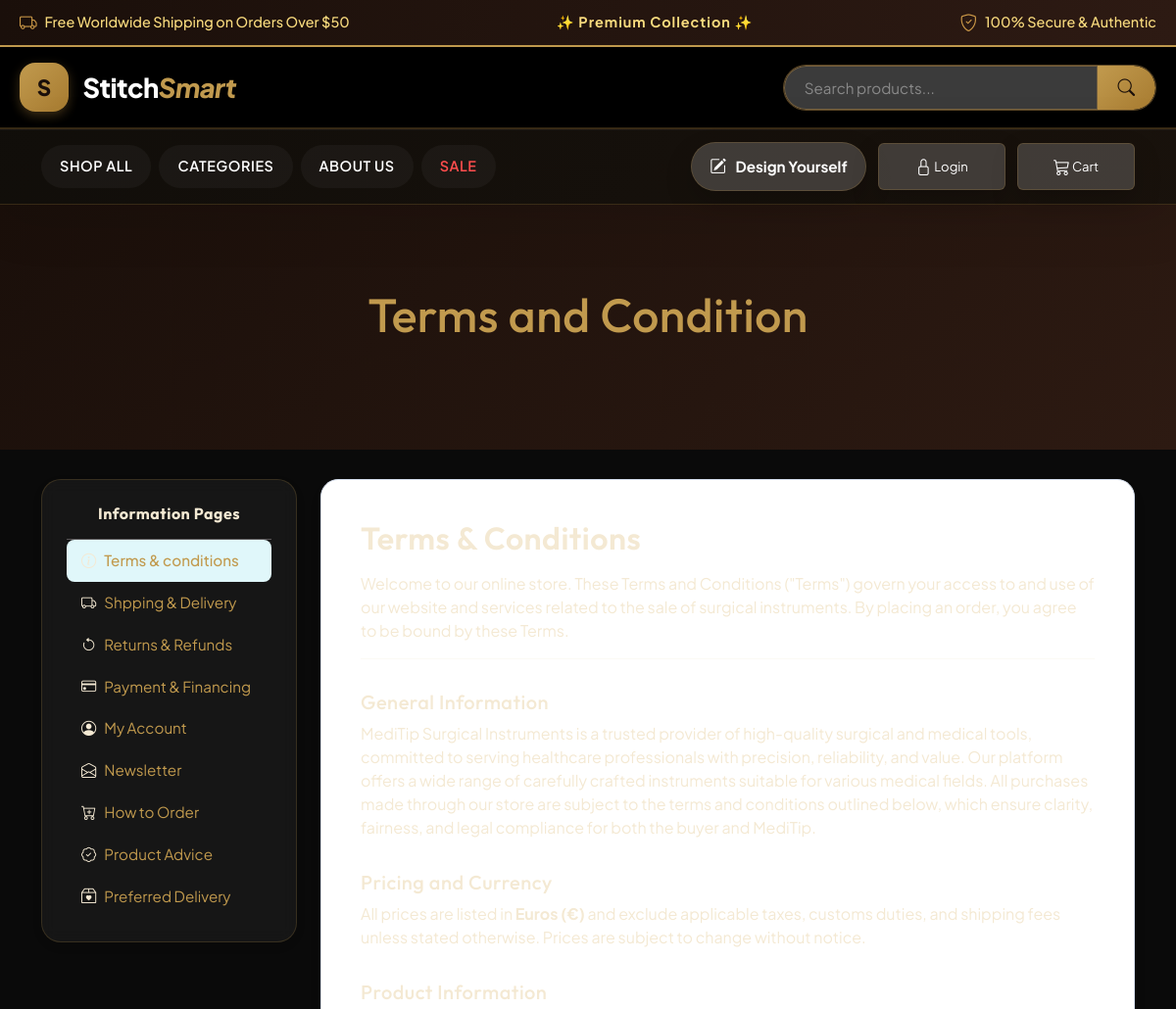
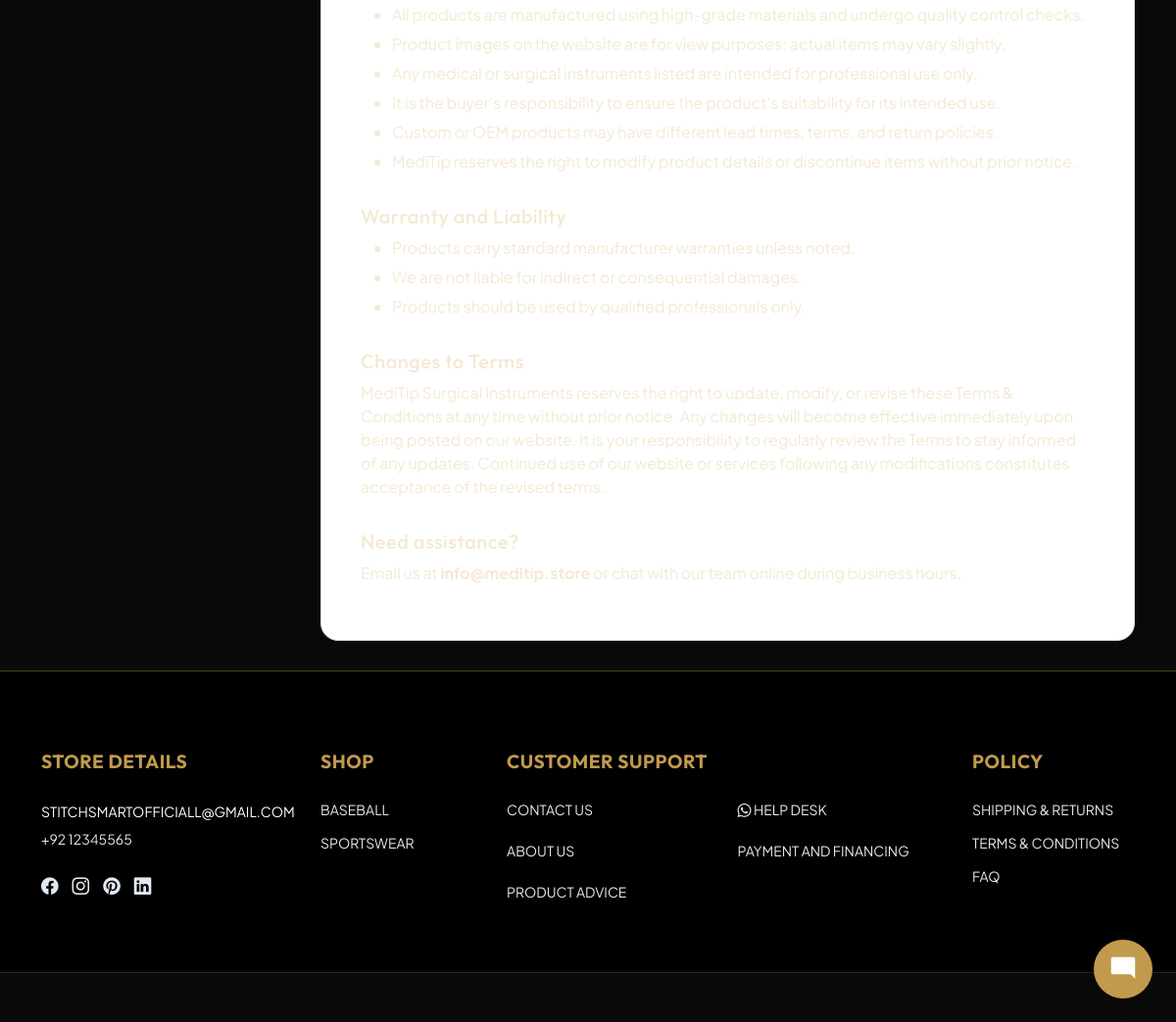
/index.php?page=terms-and-condition, run on the app's committed database (2 pictures, top to bottom).
### tables this page shows
CREATE TABLE `pages` (
  `id` bigint(20) UNSIGNED NOT NULL,
  `title` varchar(255) NOT NULL,
  `slug` varchar(255) NOT NULL,
  `content` text DEFAULT NULL,
  `meta_title` varchar(255) DEFAULT NULL,
  `meta_description` text DEFAULT NULL,
  `meta_keywords` varchar(255) DEFAULT NULL,
  `parent_id` int(11) DEFAULT NULL,
  `is_published` tinyint(1) DEFAULT 0,
  `publish_date` timestamp NULL DEFAULT NULL,
  `created_at` timestamp NULL DEFAULT current_timestamp(),
  `updated_at` timestamp NULL DEFAULT current_timestamp()
);

CREATE TABLE `web_settings` (
  `id` int(1) NOT NULL,
  `web_name` varchar(250) NOT NULL,
  `web_mail` varchar(150) NOT NULL,
  `web_contact` varchar(100) NOT NULL,
  `facebook` varchar(200) NOT NULL,
  `instagram` varchar(200) NOT NULL,
  `pinterest` varchar(200) NOT NULL,
  `linkdin` varchar(200) NOT NULL,
  `meta_title` text DEFAULT NULL,
  `meta_description` text NOT NULL,
  `meta_keywords` text NOT NULL
);

CREATE TABLE `category` (
  `c_id` int(11) NOT NULL,
  `c_name` varchar(150) NOT NULL,
  `slug` varchar(255) NOT NULL,
  `c_description` varchar(2000) NOT NULL,
  `c_image` varchar(500) DEFAULT NULL,
  `c_img2` varchar(500) NOT NULL,
  `meta_title` varchar(150) DEFAULT NULL,
  `meta_description` varchar(160) DEFAULT NULL,
  `meta_keywords` varchar(250) DEFAULT NULL,
  `parent_id` int(11) DEFAULT NULL
);

### app/controllers/Admin/PageController.php (called while the page is built, shortened)
<?php
require_once BASE_PATH.'/app/models/pages.php';
require_once BASE_PATH.'/config/database.php';
require_once BASE_PATH.'/app/models/settings.php';
require_once BASE_PATH.'/app/models/ad_category.php';
class PageController {
    private $pageModel;
    private $categoryModel;
   public function __construct(){
    $database = new Database();
    $db = $database->connect();
    $this->pageModel = new Page($db);
        $this->categoryModel = new Category($db);
}
public function show($slug){
    $page = $this->pageModel->getPageBySlug($slug);
    $settingsModel = new Settings();
        $webSettings = $settingsModel->getWebSettings();
        $webmail = $webSettings['web_mail'] ?? '';
        $webcontact = $webSettings['web_contact'] ?? '';
        $facebook = $webSettings['facebook'] ?? '';
        $instagram = $webSettings['instagram'] ?? '';
        $pinterest = $webSettings['pinterest'] ?? '';
        $linkdin = $webSettings['linkdin'] ?? '';
        $global_theme = $webSettings['theme'] ?? 'theme-luxury';
        $categories = $this->categoryModel->getMainCategories();
    $pages = $this->pageModel->getAllPages();
    require BASE_PATH.'/app/views/page.php';
}
}

### config/config.php (called while the page is built, shortened)
<?php
if (!function_exists('env')) {
    function env(string $key, mixed $default = null): mixed
    {
        $val = $_ENV[$key] ?? getenv($key);
        return ($val !== false && $val !== null && $val !== '') ? $val : $default;
    }
}

### app/models/settings.php (called while the page is built, shortened)
<?php
require_once __DIR__ . '/../../config/database.php';
class Settings {
    private $conn;
    public function __construct() {
        $database = new Database();
        $this->conn = $database->connect();
    }
    public function getWebSettings($id = 1) {
        $stmt = $this->conn->prepare("SELECT * FROM web_settings WHERE id = ?");
        $stmt->bind_param("i", $id);
        $stmt->execute();
        $result = $stmt->get_result();
        $settings = $result->fetch_assoc();
        return $settings;
    }
}

### config/database.php (called while the page is built, shortened)
<?php
class Database
{
    private string $host;
    private string $username;
    private string $password;
    private string $dbname;
    private int    $port;
    public function __construct()
    {
        $this->host     = env('DB_HOST', 'localhost');
        $this->port     = (int) env('DB_PORT', 3306);
        $this->username = env('DB_USER', 'root');
        $this->password = env('DB_PASS', '');
        $this->dbname   = env('DB_NAME', 'StitchSmart');
    }
    public function connect(): mysqli
    {
        $this->conn = new mysqli(
            $this->host,
            $this->username,
            $this->password,
            $this->dbname,
            $this->port
        );
        $this->conn->set_charset('utf8mb4');
        return $this->conn;
    }
}

### app/models/pages.php (called while the page is built, shortened)
<?php
require_once __DIR__ . '/../../config/database.php';
class Page {
    private $conn;
    public function __construct($db){
        $this->conn = $db;
    }
    public function getAllPages(){
        $sql = "SELECT * FROM pages ORDER BY id ASC";
        $result = $this->conn->query($sql);
        $pages = [];
        if($result){
            while($row = $result->fetch_assoc()){
                $pages[] = $row;
            }
        }
        return $pages;
    }
public function getPageBySlug($slug){
    $stmt = $this->conn->prepare("SELECT * FROM pages WHERE slug=? AND is_published=1");
    $stmt->bind_param("s", $slug);
    $stmt->execute();
    $result = $stmt->get_result();
    return $result->fetch_assoc();
}
}
?>

### app/models/ad_category.php (called while the page is built, shortened)
<?php
require_once __DIR__ . '/../../config/database.php';
class Category {
    private $conn;
    public function __construct($db){
        $this->conn = $db;
    }
    public function getMainCategories(){
        $sql = "SELECT * FROM category
                WHERE parent_id IS NULL OR parent_id = 0
                ORDER BY c_name ASC";
        $result = $this->conn->query($sql);
        $categories = [];
        while($row = $result->fetch_assoc()){
            $categories[] = $row;
        }
        return $categories;
    }
}
?>

### app/views/page.php (the view, shortened to what this page needs)
<!DOCTYPE html>
<html lang="en">
<head>
<link href="https://cdn.jsdelivr.net/npm/bootstrap@5.3.2/dist/css/bootstrap.min.css" rel="stylesheet">
<link href="https://cdn.jsdelivr.net/npm/bootstrap-icons@1.11.1/font/bootstrap-icons.css" rel="stylesheet">
<link href="https://cdnjs.cloudflare.com/ajax/libs/font-awesome/6.5.0/css/all.min.css" rel="stylesheet"/>
 <link rel="stylesheet" href="<?= BASE_URL ?>css/navbar.css">
 <link rel="stylesheet" href="<?= BASE_URL ?>css/colors.css">
  <link rel="stylesheet" href="<?= BASE_URL ?>css/footer.css">
   <link rel="stylesheet" href="<?= BASE_URL ?>css/cat-product.css">
   <link href="<?= BASE_URL ?>css/<?= $global_theme ?? 'theme-luxury' ?>-frontend.css" rel="stylesheet">
<?php
$blackTextPages = [
    'How to Order from StitchSmart',
    'Terms & Conditions',
    'Shipping & Delivery'
];
$blackTextPage = in_array($page['title'] ?? '', $blackTextPages, true) && ($global_theme ?? 'theme-luxury') === 'theme-luxury';
?>
</head>
<body>
 <?php include('header.php'); ?>
<div class="main">
 <div class="container-fluid headcon">
<h1 class="text-center mb-4"><?= htmlspecialchars($page['title']); ?></h1>
</div>
    <div class="page2<?= $blackTextPage ? ' page-black-text' : '' ?>">
        <?= $page['content'] ?>
    </div>
</div>
<?php include('footer.php'); ?>
</body>
</html>

### app/views/footer.php (shortened to what this page needs)
<?php
$webmail = trim($webmail ?? 'info@stitchsmart.com');
$webcontact = trim($webcontact ?? 'StitchSmart');
$facebook = trim($facebook ?? '');
$instagram = trim($instagram ?? '');
$pinterest = trim($pinterest ?? '');
$linkdin = trim($linkdin ?? '');
$footer_categories = isset($categories) && is_array($categories) ? $categories : [];
?>
<footer class="footer">
  <div class="site-footer">
    <div class="container">
      <div class="row">
        <div class="col-12 col-sm-6 col-md-3 footer-col">
          <h6>Store Details</h6>
          <p>
            <a href="mailto:<?= htmlspecialchars($webmail); ?>"><?= htmlspecialchars($webmail); ?></a><br/>
            <?= htmlspecialchars($webcontact); ?>
          </p>
          <div class="social-icons">
            <?php if (!empty($facebook)): ?>
              <a href="<?= htmlspecialchars($facebook); ?>" aria-label="Facebook"><i class="bi bi-facebook"></i></a>
            <?php endif; ?>
            <?php if (!empty($instagram)): ?>
              <a href="<?= htmlspecialchars($instagram); ?>" aria-label="Instagram"><i class="bi bi-instagram"></i></a>
            <?php endif; ?>
            <?php if (!empty($pinterest)): ?>
              <a href="<?= htmlspecialchars($pinterest); ?>" aria-label="Pinterest"><i class="bi bi-pinterest"></i></a>
            <?php endif; ?>
            <?php if (!empty($linkdin)): ?>
              <a href="<?= htmlspecialchars($linkdin); ?>" aria-label="LinkedIn"><i class="bi bi-linkedin"></i></a>
            <?php endif; ?>
          </div>
        </div>
        <div class="col-12 col-sm-6 col-md-2 footer-col">
          <h6>Shop</h6>
          <ul>
            <?php if (!empty($footer_categories)): ?>
              <?php foreach ($footer_categories as $cat): ?>
                <li><a href="<?= BASE_URL; ?>/index.php?page=products&category_id=<?= $cat['c_id']; ?>"><?= htmlspecialchars($cat['c_name']); ?></a></li>
              <?php endforeach; ?>
            <?php else: ?>
              <li><a href="<?= BASE_URL; ?>/index.php?page=products">Shop All</a></li>
            <?php endif; ?>
          </ul>
        </div>
        <div class="col-12 col-md-5 footer-col mt-3 mt-md-0">
          <h6>Customer Support</h6>
          <ul class="footer-double-col">
            <li><a href="<?= BASE_URL ?>/index.php?page=contact">Contact Us</a></li>
            <?php $whatsapp_phone = preg_replace('/[^0-9]/', '', $webcontact); ?>
            <li><a href="https://wa.me/<?= $whatsapp_phone ?>" target="_blank" class="text-success"><i class="bi bi-whatsapp"></i> Help desk</a></li>
            <?php
            require_once BASE_PATH.'/app/models/pages.php';
            $db = (new Database())->connect();
            $pModel = new Page($db);
            $footer_pages = $pModel->getAllPages();
            foreach($footer_pages as $fp):
                $skip_slugs = ['shipping-and-delivery', 'return-and-refunds', 'terms-and-condition', 'how-to-order', 'help-desk', 'ourstory'];
                if (in_array($fp['slug'], $skip_slugs)) {
                    continue;
                }
            ?>
                <li><a href="<?= BASE_URL ?>index.php?page=page&slug=<?= $fp['slug'] ?>"><?= htmlspecialchars($fp['title']) ?></a></li>
            <?php endforeach; ?>
          </ul>
        </div>
        <div class="col-12 col-sm-6 col-md-2 footer-col mt-3 mt-md-0">
          <h6>Policy</h6>
          <ul>
            <li><a href="<?= BASE_URL ?>index.php?page=shipping-and-delivery">Shipping &amp; Returns</a></li>
            <li><a href="<?= BASE_URL ?>index.php?page=terms-and-condition">Terms &amp; Conditions</a></li>
            <li><a href="<?= BASE_URL ?>index.php?page=how-to-order">FAQ</a></li>
          </ul>
        </div>
      </div>
    </div>
  </div>
  <div class="footer-bottom">
  </div>
</footer>
<?php if (empty($hide_chatbot)): ?>
<link rel="stylesheet" href="<?= BASE_URL ?>css/chatbot.css?v=<?= time() ?>">
<?php endif; ?>

### public/css/navbar.css (style rules this page uses)
body { font-family: 'Segoe UI', sans-serif; background-color: #d9ddd8; }

### public/css/colors.css (style rules this page uses)
:root { --black: #0a0a0a; --white: #ffffff; --cream: #f5f2ee; --accent: #405f46; --accent-light: #ede9fe; --gray: #888; --light-gray: #f7f7f7; --border: #e5e0d8; --price: #7c3aed; }

### public/css/footer.css (style rules this page uses)
.site-footer { background: #fff; padding: 60px 0 40px; border-top: 1px solid #eee; }
.footer-col h6 { font-weight: 700; font-size: 1rem; color: #111; margin-bottom: 20px; text-transform: uppercase; }
.footer-col p, .footer-col address { font-size: 0.875rem; color: #333; line-height: 2; font-style: normal; margin-bottom: 0; text-transform: uppercase; }
.footer-col ul { list-style: none; padding: 0; margin: 0; }
.footer-col ul li { margin-bottom: 10px; }
.footer-col ul li a { font-size: 0.875rem; color: #333; text-decoration: none; transition: color 0.2s; text-transform: uppercase; }
.social-icons { display: flex; gap: 14px; margin-top: 20px; }
.social-icons a { color: #111; font-size: 1.1rem; transition: color 0.2s; }
.footer-bottom { border-top: 1px solid #e5e5e5; padding: 32px 0 20px; background: #405f46; }
.footer-col ul.footer-double-col { display: grid; grid-template-columns: repeat(2, 1fr); gap: 8px 20px; padding-left: 0; list-style: none; margin: 0; }

### public/css/cat-product.css (style rules this page uses)
* { box-sizing: border-box; margin: 0; padding: 0; }
body { font-family: 'Sora', sans-serif; background: var(--white); color: var(--black); overflow-x: hidden; }
.sidebar { position: sticky; top: 90px; }

### public/css/theme-luxury-frontend.css (style rules this page uses)
:root { --bg-dark: #000000; --bg-card: #0a0a0a; --accent-bronze: #c19a4e; --accent-brown: #8b5a2b; --text-primary: #ffffff; --text-main: #ffffff; --editor-input-text: var(--text-main); --editor-input-placeholder: rgba(255,255,255,0.75); --border-color: rgba(193, 154, 78, 0.3); --bg-gradient: linear-gradient(135deg, #000000 0%, #111111 100%); --page-bg: #0a0a0a; --page-text: #f4e9d3; --page-heading: #f4e9d3; --page-link: #c19a4e; --page-muted: #d8c9a2; --page-card-bg: #0a0a0a; --page-border: rgba(193,154,78,0.2); --accent-gold: #f2c96d; --accent-gold-soft: rgba(242, 201, 109, 0.14); --card-bg-gold: rgba(193, 154, 78, 0.12); --mega-bg: #090705; --mega-panel-bg: #0f0d0b; --mega-panel-alt: rgba(255, 255, 255, 0.04); --mega-border: rgba(205, 154, 72, 0.25); --mega-text: #f4e9d3; --mega-muted: rgba(244, 233, 211, 0.72); --mega-accent: #f2c96d; --mega-shadow: 0 28px 100px rgba(0, 0, 0, 0.55); --chat-accent: #c19a4e; --chat-accent-hover: #a17f3d; --chat-header-bg: #0a0a0a; --chat-bg-light: #050505; --chat-text-main: #ffffff; }
body { background-color: #000000 !important; color: #ffffff !important; font-family: 'Plus Jakarta Sans', sans-serif; }
h1, h2, h3, h4, h5, h6 { font-family: 'Outfit', sans-serif !important; color: var(--accent-bronze) !important; letter-spacing: 0.5px; }
footer, .footer { background-color: #000000 !important; color: #ffffff !important; border-top: 1px solid var(--border-color); }
footer a, .footer a { color: #b0b0b0 !important; transition: color 0.3s ease; }
p, span, .fw-bold { color: #f9db7e !important; }
a { color: var(--accent-gold); }
footer, .site-footer, .footer-bottom, .help-banner { background-color: #000000 !important; }
.site-footer { padding: 80px 0 60px !important; border-top: 1px solid var(--accent-bronze) !important; background: #000000 !important; }
.footer-col h6 { color: var(--accent-bronze) !important; font-family: 'Outfit', sans-serif !important; font-size: 1.2rem !important; font-weight: 700 !important; margin-bottom: 25px !important; }
.footer-col p, .footer-col address, .footer-col ul li a, .social-icons a, .footer-bottom p { color: #e2e8f0 !important; }
.footer-bottom { background-color: #0a0a0a !important; border-top: 1px solid rgba(193, 154, 78, 0.2) !important; padding: 25px 0 !important; }
.sidebar, .sidebar-wrapper { background: rgba(255, 255, 255, 0.05) !important; backdrop-filter: blur(10px); border: 1px solid rgba(193, 154, 78, 0.2) !important; border-radius: 20px !important; padding: 25px !important; color: #fff !important; }
body, p, span, div, li, td, th, label, small { color: #e2e8f0; }
h1, h2, h3, h4, h5, h6 { color: var(--accent-bronze) !important; }
.text-muted, .text-secondary { color: #d4d4d4 !important; }
a:not(.btn), .nav-link, footer a { color: #ffffff !important; }

### public/css/chatbot.css (style rules this page uses)
:root { --chat-border: rgba(193, 154, 78, 0.15); --chat-bubble-user: var(--chat-accent); }

### data on the page
pages: title "Terms and Condition", content "Information Pages Terms & conditions Shpping & Delivery Returns & Refunds Payment & Financing My Account Newsletter How to Order Product Advice Preferred Delivery Terms & Conditions Welcome to our online store. These Terms and Conditions (\"Terms\") govern your access to and use of our website and services related to the sale of surgical instruments. By placing an order, you agree to be bound by these Terms. General Information MediTip Surgical Instruments is a trusted provider of high-quality surgical and medical tools, committed to serving healthcare professionals with precision, reliability, and value. Our platform offers a wide range of carefully crafted instruments suitable for various…"
web_settings: web_mail "STITCHSMARTOFFICIALL@GMAIL.COM", web_contact "+92 12345565"
category: c_name "BASEBALL"
category: c_name "SPORTSWEAR"
pages: title "ABOUT US"
pages: title "PAYMENT AND FINANCING"
pages: title "PRODUCT ADVICE"
